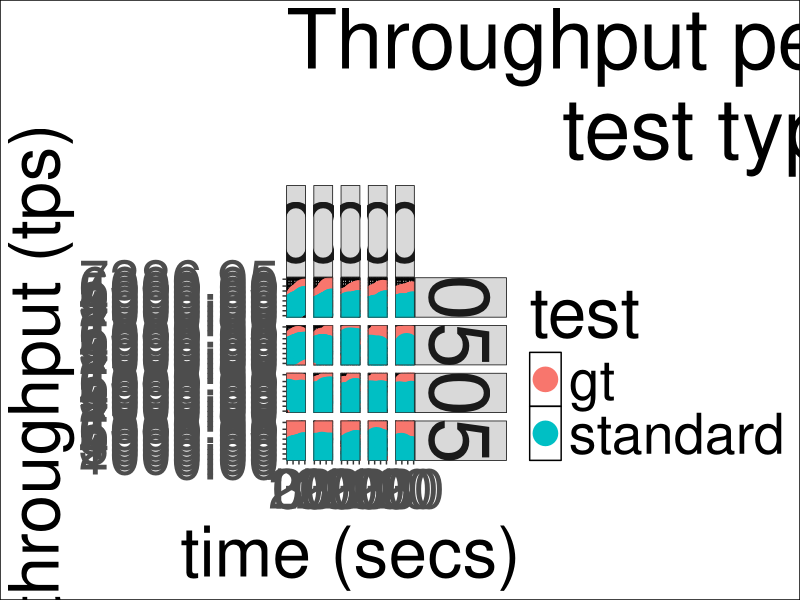

Write R code to recreate this figure.
## ---- chunk 1
knitr::opts_chunk$set(echo = TRUE)
library(ggplot2)
library(ggthemes)
library(reshape2)
library(knitr)
library(plyr)

# test,active_schemas,workload,size,threads,ts,writes,reads,response_time,tps,user_provided_threads
data <- read.csv("../alldata.csv", header=T)
data <- subset(data, ts <= 30)

## ---- chunk 2

p <- ggplot(data, aes(x=ts, y=tps, color=as.factor(test))) + facet_grid(threads ~ active_schemas, labeller=label_value) +
           guides(col = guide_legend("test")) + 
           geom_jitter(size=8,width=0.2,height=0.2) +
            theme_bw() +
            labs(x="time (secs)",y="throughput (tps)",title=paste("Throughput per
            test type, threads and active schemas")) + expand_limits(x=0,y=0) +
            scale_y_continuous(breaks=extended_range_breaks()(rbind(0,data$tps))) +
            theme(panel.grid = element_line(colour="#010101",size=1),
            panel.background = element_rect(colour="#000000"),
            plot.background = element_rect(colour="#000000"),
            strip.background = element_rect(colour="#010101"),
            text=element_text(size=50),
            strip.text=element_text(size=60))    
print(p)

